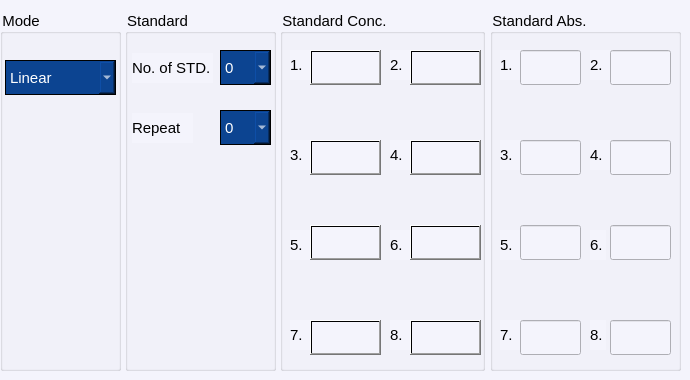
      <widget class="QWidget" name="tab_7">
       <property name="styleSheet">
        <string notr="true">background-color: #f4f4fc;</string>
       </property>
       <attribute name="title">
        <string>Calibration</string>
       </attribute>
       <widget class="QGroupBox" name="groupBox">
        <property name="geometry">
         <rect>
          <x>0</x>
          <y>10</y>
          <width>121</width>
          <height>361</height>
         </rect>
        </property>
        <property name="font">
         <font>
          <pointsize>11</pointsize>
         </font>
        </property>
        <property name="title">
         <string>Mode</string>
        </property>
        <widget class="QComboBox" name="comboBox">
         <property name="geometry">
          <rect>
           <x>5</x>
           <y>50</y>
           <width>111</width>
           <height>35</height>
          </rect>
         </property>
         <property name="font">
          <font>
           <pointsize>11</pointsize>
          </font>
         </property>
         <property name="styleSheet">
          <string notr="true">
background-color: rgb(12, 68, 145);
 border: 1px solid black;
     border-radius: 25px;
color: rgb(255, 255, 255);
font-style:bold;
</string>
         </property>
         <item>
          <property name="text">
           <string>Linear</string>
          </property>
         </item>
         <item>
          <property name="text">
           <string>NonLinear</string>
          </property>
         </item>
        </widget>
       </widget>
       <widget class="QGroupBox" name="groupBox_2">
        <property name="geometry">
         <rect>
          <x>125</x>
          <y>10</y>
          <width>151</width>
          <height>361</height>
         </rect>
        </property>
        <property name="font">
         <font>
          <pointsize>11</pointsize>
         </font>
        </property>
        <property name="styleSheet">
         <string notr="true">background-color: #f4f4fc;</string>
        </property>
        <property name="title">
         <string>Standard</string>
        </property>
        <widget class="QLabel" name="label_25">
         <property name="geometry">
          <rect>
           <x>7</x>
           <y>43</y>
           <width>81</width>
           <height>30</height>
          </rect>
         </property>
         <property name="font">
          <font>
           <pointsize>11</pointsize>
          </font>
         </property>
         <property name="styleSheet">
          <string notr="true">background-color: #f4f4fc;</string>
         </property>
         <property name="text">
          <string>No. of STD.</string>
         </property>
        </widget>
        <widget class="QLabel" name="label_26">
         <property name="geometry">
          <rect>
           <x>7</x>
           <y>103</y>
           <width>61</width>
           <height>30</height>
          </rect>
         </property>
         <property name="font">
          <font>
           <pointsize>11</pointsize>
          </font>
         </property>
         <property name="styleSheet">
          <string notr="true">background-color: #f4f4fc;</string>
         </property>
         <property name="text">
          <string>Repeat</string>
         </property>
        </widget>
       </widget>
       <widget class="QComboBox" name="comboBox_5">
        <property name="geometry">
         <rect>
          <x>220</x>
          <y>50</y>
          <width>51</width>
          <height>35</height>
         </rect>
        </property>
        <property name="font">
         <font>
          <pointsize>11</pointsize>
         </font>
        </property>
        <property name="styleSheet">
         <string notr="true">
background-color: rgb(12, 68, 145);
 border: 1px solid black;
     border-radius: 25px;
color: rgb(255, 255, 255);
font-style:bold;
</string>
        </property>
        <item>
         <property name="text">
          <string>0</string>
         </property>
        </item>
        <item>
         <property name="text">
          <string>1</string>
         </property>
        </item>
        <item>
         <property name="text">
          <string>2</string>
         </property>
        </item>
        <item>
         <property name="text">
          <string>3</string>
         </property>
        </item>
        <item>
         <property name="text">
          <string>4</string>
         </property>
        </item>
        <item>
         <property name="text">
          <string>5</string>
         </property>
        </item>
        <item>
         <property name="text">
          <string>6</string>
         </property>
        </item>
        <item>
         <property name="text">
          <string>7</string>
         </property>
        </item>
        <item>
         <property name="text">
          <string>8</string>
         </property>
        </item>
       </widget>
       <widget class="QComboBox" name="comboBox_6">
        <property name="geometry">
         <rect>
          <x>220</x>
          <y>110</y>
          <width>51</width>
          <height>35</height>
         </rect>
        </property>
        <property name="font">
         <font>
          <pointsize>11</pointsize>
         </font>
        </property>
        <property name="styleSheet">
         <string notr="true">
background-color: rgb(12, 68, 145);
 border: 1px solid black;
     border-radius: 25px;
color: rgb(255, 255, 255);
font-style:bold;
</string>
        </property>
        <item>
         <property name="text">
          <string>0</string>
         </property>
        </item>
        <item>
         <property name="text">
          <string>1</string>
         </property>
        </item>
        <item>
         <property name="text">
          <string>2</string>
         </property>
        </item>
        <item>
         <property name="text">
          <string>3</string>
         </property>
        </item>
        <item>
         <property name="text">
          <string>4</string>
         </property>
        </item>
        <item>
         <property name="text">
          <string>5</string>
         </property>
        </item>
       </widget>
       <widget class="QGroupBox" name="groupBox_18">
        <property name="geometry">
         <rect>
          <x>280</x>
          <y>10</y>
          <width>205</width>
          <height>361</height>
         </rect>
        </property>
        <property name="font">
         <font>
          <pointsize>11</pointsize>
         </font>
        </property>
        <property name="styleSheet">
         <string notr="true">background-color: #f4f4fc;</string>
        </property>
        <property name="title">
         <string>Standard Conc.</string>
        </property>
        <widget class="QLineEdit" name="lineEdit_88">
         <property name="geometry">
          <rect>
           <x>30</x>
           <y>40</y>
           <width>71</width>
           <height>35</height>
          </rect>
         </property>
         <property name="font">
          <font>
           <pointsize>11</pointsize>
          </font>
         </property>
        </widget>
        <widget class="QLabel" name="label_134">
         <property name="geometry">
          <rect>
           <x>10</x>
           <y>40</y>
           <width>21</width>
           <height>30</height>
          </rect>
         </property>
         <property name="font">
          <font>
           <pointsize>11</pointsize>
          </font>
         </property>
         <property name="styleSheet">
          <string notr="true">background-color: #f4f4fc;</string>
         </property>
         <property name="text">
          <string>1.</string>
         </property>
        </widget>
        <widget class="QLabel" name="label_135">
         <property name="geometry">
          <rect>
           <x>10</x>
           <y>130</y>
           <width>21</width>
           <height>30</height>
          </rect>
         </property>
         <property name="font">
          <font>
           <pointsize>11</pointsize>
          </font>
         </property>
         <property name="styleSheet">
          <string notr="true">background-color: #f4f4fc;</string>
         </property>
         <property name="text">
          <string>3.</string>
         </property>
        </widget>
        <widget class="QLineEdit" name="lineEdit_89">
         <property name="geometry">
          <rect>
           <x>30</x>
           <y>130</y>
           <width>71</width>
           <height>35</height>
          </rect>
         </property>
         <property name="font">
          <font>
           <pointsize>11</pointsize>
          </font>
         </property>
        </widget>
        <widget class="QLabel" name="label_136">
         <property name="geometry">
          <rect>
           <x>10</x>
           <y>220</y>
           <width>21</width>
           <height>30</height>
          </rect>
         </property>
         <property name="font">
          <font>
           <pointsize>11</pointsize>
          </font>
         </property>
         <property name="styleSheet">
          <string notr="true">background-color: #f4f4fc;</string>
         </property>
         <property name="text">
          <string>5.</string>
         </property>
        </widget>
        <widget class="QLabel" name="label_137">
         <property name="geometry">
          <rect>
           <x>10</x>
           <y>310</y>
           <width>21</width>
           <height>30</height>
          </rect>
         </property>
         <property name="font">
          <font>
           <pointsize>11</pointsize>
          </font>
         </property>
         <property name="styleSheet">
          <string notr="true">background-color: #f4f4fc;</string>
         </property>
         <property name="text">
          <string>7.</string>
         </property>
        </widget>
        <widget class="QLineEdit" name="lineEdit_90">
         <property name="geometry">
          <rect>
           <x>30</x>
           <y>215</y>
           <width>71</width>
           <height>35</height>
          </rect>
         </property>
         <property name="font">
          <font>
           <pointsize>11</pointsize>
          </font>
         </property>
        </widget>
        <widget class="QLineEdit" name="lineEdit_91">
         <property name="geometry">
          <rect>
           <x>30</x>
           <y>310</y>
           <width>71</width>
           <height>35</height>
          </rect>
         </property>
         <property name="font">
          <font>
           <pointsize>11</pointsize>
          </font>
         </property>
        </widget>
        <widget class="QPushButton" name="pushButton_207">
         <property name="geometry">
          <rect>
           <x>30</x>
           <y>40</y>
           <width>71</width>
           <height>35</height>
          </rect>
         </property>
         <property name="styleSheet">
          <string notr="true">background:qlineargradient(spread:pad, x1:0, y1:0, x2:1, y2:0, stop:0 rgba(0, 0, 0, 0), stop:1 rgba(0,0,0,0))</string>
         </property>
         <property name="text">
          <string/>
         </property>
        </widget>
        <widget class="QPushButton" name="pushButton_208">
         <property name="geometry">
          <rect>
           <x>30</x>
           <y>215</y>
           <width>71</width>
           <height>35</height>
          </rect>
         </property>
         <property name="styleSheet">
          <string notr="true">background:qlineargradient(spread:pad, x1:0, y1:0, x2:1, y2:0, stop:0 rgba(0, 0, 0, 0), stop:1 rgba(0,0,0,0))</string>
         </property>
         <property name="text">
          <string/>
         </property>
        </widget>
        <widget class="QPushButton" name="pushButton_209">
         <property name="geometry">
          <rect>
           <x>30</x>
           <y>310</y>
           <width>71</width>
           <height>35</height>
          </rect>
         </property>
         <property name="styleSheet">
          <string notr="true">background:qlineargradient(spread:pad, x1:0, y1:0, x2:1, y2:0, stop:0 rgba(0, 0, 0, 0), stop:1 rgba(0,0,0,0))</string>
         </property>
         <property name="text">
          <string/>
         </property>
        </widget>
        <widget class="QPushButton" name="pushButton_210">
         <property name="geometry">
          <rect>
           <x>30</x>
           <y>130</y>
           <width>71</width>
           <height>35</height>
          </rect>
         </property>
         <property name="styleSheet">
          <string notr="true">background:qlineargradient(spread:pad, x1:0, y1:0, x2:1, y2:0, stop:0 rgba(0, 0, 0, 0), stop:1 rgba(0,0,0,0))</string>
         </property>
         <property name="text">
          <string/>
         </property>
        </widget>
        <widget class="QLabel" name="label_138">
         <property name="geometry">
          <rect>
           <x>110</x>
           <y>310</y>
           <width>21</width>
           <height>30</height>
          </rect>
         </property>
         <property name="font">
          <font>
           <pointsize>11</pointsize>
          </font>
         </property>
         <property name="styleSheet">
          <string notr="true">background-color: #f4f4fc;</string>
         </property>
         <property name="text">
          <string>8.</string>
         </property>
        </widget>
        <widget class="QLineEdit" name="lineEdit_92">
         <property name="geometry">
          <rect>
           <x>130</x>
           <y>40</y>
           <width>71</width>
           <height>35</height>
          </rect>
         </property>
         <property name="font">
          <font>
           <pointsize>11</pointsize>
          </font>
         </property>
        </widget>
        <widget class="QLineEdit" name="lineEdit_93">
         <property name="geometry">
          <rect>
           <x>130</x>
           <y>310</y>
           <width>71</width>
           <height>35</height>
          </rect>
         </property>
         <property name="font">
          <font>
           <pointsize>11</pointsize>
          </font>
         </property>
        </widget>
        <widget class="QLabel" name="label_139">
         <property name="geometry">
          <rect>
           <x>110</x>
           <y>130</y>
           <width>21</width>
           <height>30</height>
          </rect>
         </property>
         <property name="font">
          <font>
           <pointsize>11</pointsize>
          </font>
         </property>
         <property name="styleSheet">
          <string notr="true">background-color: #f4f4fc;</string>
         </property>
         <property name="text">
          <string>4.</string>
         </property>
        </widget>
        <widget class="QLabel" name="label_140">
         <property name="geometry">
          <rect>
           <x>110</x>
           <y>40</y>
           <width>21</width>
           <height>30</height>
          </rect>
         </property>
         <property name="font">
          <font>
           <pointsize>11</pointsize>
          </font>
         </property>
         <property name="styleSheet">
          <string notr="true">background-color: #f4f4fc;</string>
         </property>
         <property name="text">
          <string>2.</string>
         </property>
        </widget>
        <widget class="QLabel" name="label_141">
         <property name="geometry">
          <rect>
           <x>110</x>
           <y>220</y>
           <width>21</width>
           <height>30</height>
          </rect>
         </property>
         <property name="font">
          <font>
           <pointsize>11</pointsize>
          </font>
         </property>
         <property name="styleSheet">
          <string notr="true">background-color: #f4f4fc;</string>
         </property>
         <property name="text">
          <string>6.</string>
         </property>
        </widget>
        <widget class="QPushButton" name="pushButton_211">
         <property name="geometry">
          <rect>
           <x>130</x>
           <y>310</y>
           <width>71</width>
           <height>35</height>
          </rect>
         </property>
         <property name="styleSheet">
          <string notr="true">background:qlineargradient(spread:pad, x1:0, y1:0, x2:1, y2:0, stop:0 rgba(0, 0, 0, 0), stop:1 rgba(0,0,0,0))</string>
         </property>
         <property name="text">
          <string/>
         </property>
        </widget>
        <widget class="QLineEdit" name="lineEdit_94">
         <property name="geometry">
          <rect>
           <x>130</x>
           <y>215</y>
           <width>71</width>
           <height>35</height>
          </rect>
         </property>
         <property name="font">
          <font>
           <pointsize>11</pointsize>
          </font>
         </property>
        </widget>
        <widget class="QPushButton" name="pushButton_213">
         <property name="geometry">
          <rect>
           <x>130</x>
           <y>40</y>
           <width>71</width>
           <height>35</height>
          </rect>
         </property>
         <property name="styleSheet">
          <string notr="true">background:qlineargradient(spread:pad, x1:0, y1:0, x2:1, y2:0, stop:0 rgba(0, 0, 0, 0), stop:1 rgba(0,0,0,0))</string>
         </property>
         <property name="text">
          <string/>
         </property>
        </widget>
        <widget class="QLineEdit" name="lineEdit_95">
         <property name="geometry">
          <rect>
           <x>130</x>
           <y>130</y>
           <width>71</width>
           <height>35</height>
          </rect>
         </property>
         <property name="font">
          <font>
           <pointsize>11</pointsize>
          </font>
         </property>
        </widget>
        <widget class="QPushButton" name="pushButton_214">
         <property name="geometry">
          <rect>
           <x>130</x>
           <y>215</y>
           <width>71</width>
           <height>35</height>
          </rect>
         </property>
         <property name="styleSheet">
          <string notr="true">background:qlineargradient(spread:pad, x1:0, y1:0, x2:1, y2:0, stop:0 rgba(0, 0, 0, 0), stop:1 rgba(0,0,0,0))</string>
         </property>
         <property name="text">
          <string/>
         </property>
        </widget>
        <widget class="QPushButton" name="pushButton_212">
         <property name="geometry">
          <rect>
           <x>130</x>
           <y>130</y>
           <width>71</width>
           <height>35</height>
          </rect>
         </property>
         <property name="styleSheet">
          <string notr="true">background:qlineargradient(spread:pad, x1:0, y1:0, x2:1, y2:0, stop:0 rgba(0, 0, 0, 0), stop:1 rgba(0,0,0,0))</string>
         </property>
         <property name="text">
          <string/>
         </property>
        </widget>
       </widget>
       <widget class="QGroupBox" name="groupBox_19">
        <property name="geometry">
         <rect>
          <x>490</x>
          <y>10</y>
          <width>191</width>
          <height>361</height>
         </rect>
        </property>
        <property name="font">
         <font>
          <pointsize>11</pointsize>
         </font>
        </property>
        <property name="styleSheet">
         <string notr="true">background-color: #f4f4fc;</string>
        </property>
        <property name="title">
         <string>Standard Abs.</string>
        </property>
        <widget class="QLabel" name="label_142">
         <property name="geometry">
          <rect>
           <x>10</x>
           <y>310</y>
           <width>21</width>
           <height>30</height>
          </rect>
         </property>
         <property name="font">
          <font>
           <pointsize>11</pointsize>
          </font>
         </property>
         <property name="styleSheet">
          <string notr="true">background-color: #f4f4fc;</string>
         </property>
         <property name="text">
          <string>7.</string>
         </property>
        </widget>
        <widget class="QLabel" name="label_143">
         <property name="geometry">
          <rect>
           <x>100</x>
           <y>130</y>
           <width>21</width>
           <height>30</height>
          </rect>
         </property>
         <property name="font">
          <font>
           <pointsize>11</pointsize>
          </font>
         </property>
         <property name="styleSheet">
          <string notr="true">background-color: #f4f4fc;</string>
         </property>
         <property name="text">
          <string>4.</string>
         </property>
        </widget>
        <widget class="QLabel" name="label_144">
         <property name="geometry">
          <rect>
           <x>10</x>
           <y>40</y>
           <width>21</width>
           <height>30</height>
          </rect>
         </property>
         <property name="font">
          <font>
           <pointsize>11</pointsize>
          </font>
         </property>
         <property name="styleSheet">
          <string notr="true">background-color: #f4f4fc;</string>
         </property>
         <property name="text">
          <string>1.</string>
         </property>
        </widget>
        <widget class="QLabel" name="label_145">
         <property name="geometry">
          <rect>
           <x>10</x>
           <y>220</y>
           <width>21</width>
           <height>30</height>
          </rect>
         </property>
         <property name="font">
          <font>
           <pointsize>11</pointsize>
          </font>
         </property>
         <property name="styleSheet">
          <string notr="true">background-color: #f4f4fc;</string>
         </property>
         <property name="text">
          <string>5.</string>
         </property>
        </widget>
        <widget class="QLineEdit" name="lineEdit_97">
         <property name="geometry">
          <rect>
           <x>120</x>
           <y>130</y>
           <width>61</width>
           <height>35</height>
          </rect>
         </property>
         <property name="font">
          <font>
           <pointsize>11</pointsize>
          </font>
         </property>
         <property name="styleSheet">
          <string notr="true">background-color: #f4f4fc;</string>
         </property>
        </widget>
        <widget class="QLabel" name="label_146">
         <property name="geometry">
          <rect>
           <x>100</x>
           <y>40</y>
           <width>21</width>
           <height>30</height>
          </rect>
         </property>
         <property name="font">
          <font>
           <pointsize>11</pointsize>
          </font>
         </property>
         <property name="styleSheet">
          <string notr="true">background-color: #f4f4fc;</string>
         </property>
         <property name="text">
          <string>2.</string>
         </property>
        </widget>
        <widget class="QLabel" name="label_147">
         <property name="geometry">
          <rect>
           <x>10</x>
           <y>130</y>
           <width>21</width>
           <height>30</height>
          </rect>
         </property>
         <property name="font">
          <font>
           <pointsize>11</pointsize>
          </font>
         </property>
         <property name="styleSheet">
          <string notr="true">background-color: #f4f4fc;</string>
         </property>
         <property name="text">
          <string>3.</string>
         </property>
        </widget>
        <widget class="QLineEdit" name="lineEdit_98">
         <property name="geometry">
          <rect>
           <x>30</x>
           <y>310</y>
           <width>61</width>
           <height>35</height>
          </rect>
         </property>
         <property name="font">
          <font>
           <pointsize>11</pointsize>
          </font>
         </property>
         <property name="styleSheet">
          <string notr="true">background-color: #f4f4fc;</string>
         </property>
        </widget>
        <widget class="QLineEdit" name="lineEdit_99">
         <property name="geometry">
          <rect>
           <x>120</x>
           <y>215</y>
           <width>61</width>
           <height>35</height>
          </rect>
         </property>
         <property name="font">
          <font>
           <pointsize>11</pointsize>
          </font>
         </property>
         <property name="styleSheet">
          <string notr="true">background-color: #f4f4fc;</string>
         </property>
        </widget>
        <widget class="QLineEdit" name="lineEdit_100">
         <property name="geometry">
          <rect>
           <x>30</x>
           <y>130</y>
           <width>61</width>
           <height>35</height>
          </rect>
         </property>
         <property name="font">
          <font>
           <pointsize>11</pointsize>
          </font>
         </property>
         <property name="styleSheet">
          <string notr="true">background-color: #f4f4fc;</string>
         </property>
        </widget>
        <widget class="QLabel" name="label_148">
         <property name="geometry">
          <rect>
           <x>100</x>
           <y>220</y>
           <width>16</width>
           <height>30</height>
          </rect>
         </property>
         <property name="font">
          <font>
           <pointsize>11</pointsize>
          </font>
         </property>
         <property name="styleSheet">
          <string notr="true">background-color: #f4f4fc;</string>
         </property>
         <property name="text">
          <string>6.</string>
         </property>
        </widget>
        <widget class="QLineEdit" name="lineEdit_101">
         <property name="geometry">
          <rect>
           <x>120</x>
           <y>310</y>
           <width>61</width>
           <height>35</height>
          </rect>
         </property>
         <property name="font">
          <font>
           <pointsize>11</pointsize>
          </font>
         </property>
         <property name="styleSheet">
          <string notr="true">background-color: #f4f4fc;</string>
         </property>
        </widget>
        <widget class="QLineEdit" name="lineEdit_102">
         <property name="geometry">
          <rect>
           <x>120</x>
           <y>40</y>
           <width>61</width>
           <height>35</height>
          </rect>
         </property>
         <property name="font">
          <font>
           <pointsize>11</pointsize>
          </font>
         </property>
         <property name="styleSheet">
          <string notr="true">background-color: #f4f4fc;</string>
         </property>
        </widget>
        <widget class="QLabel" name="label_149">
         <property name="geometry">
          <rect>
           <x>100</x>
           <y>310</y>
           <width>16</width>
           <height>30</height>
          </rect>
         </property>
         <property name="font">
          <font>
           <pointsize>11</pointsize>
          </font>
         </property>
         <property name="styleSheet">
          <string notr="true">background-color: #f4f4fc;</string>
         </property>
         <property name="text">
          <string>8.</string>
         </property>
        </widget>
        <widget class="QLineEdit" name="lineEdit_103">
         <property name="geometry">
          <rect>
           <x>30</x>
           <y>215</y>
           <width>61</width>
           <height>35</height>
          </rect>
         </property>
         <property name="font">
          <font>
           <pointsize>11</pointsize>
          </font>
         </property>
         <property name="styleSheet">
          <string notr="true">background-color: #f4f4fc;</string>
         </property>
        </widget>
        <widget class="QLineEdit" name="lineEdit_96">
         <property name="geometry">
          <rect>
           <x>30</x>
           <y>40</y>
           <width>61</width>
           <height>35</height>
          </rect>
         </property>
         <property name="font">
          <font>
           <pointsize>11</pointsize>
          </font>
         </property>
         <property name="styleSheet">
          <string notr="true">background-color: #f4f4fc;</string>
         </property>
        </widget>
       </widget>
      </widget>
